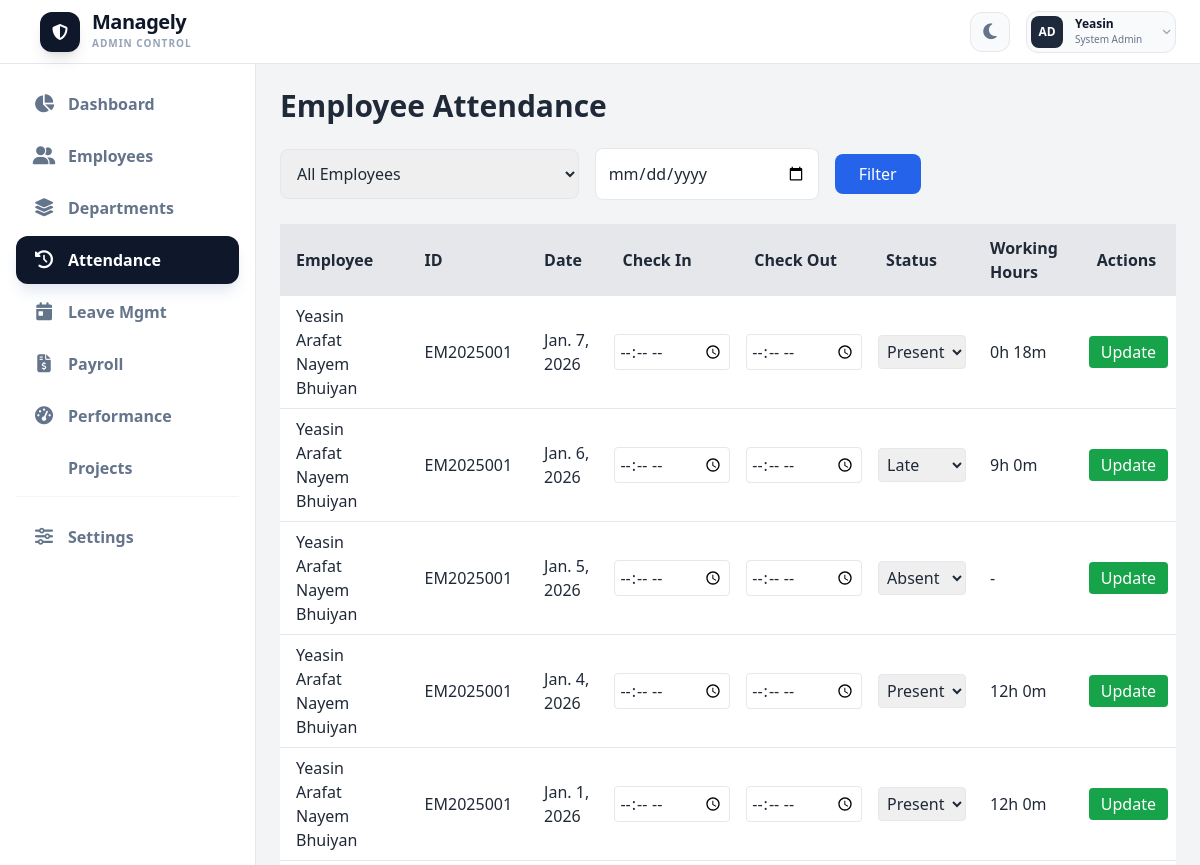
/adminportal/attendance/ (signed in, upper part), run on an earlier commit of the app's database.
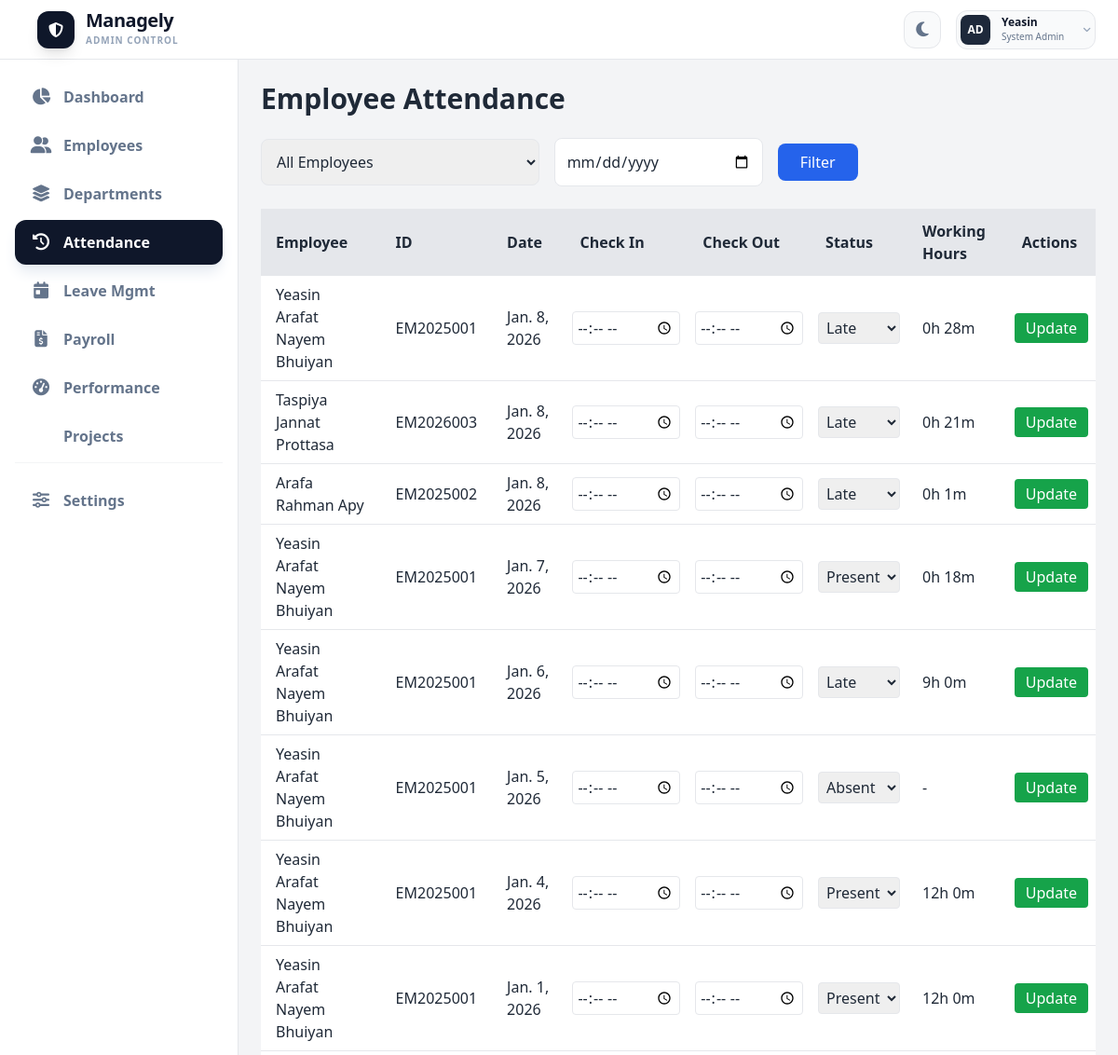
And on a later commit of the database.
### employees/models.py (models this page shows, shortened)
class Attendance(models.Model):
    STATUS_CHOICES = [
        ('Present', 'Present'),
        ('Absent', 'Absent'),
        ('Late', 'Late'),
    ]
    employee = models.ForeignKey(EmployeeProfile, on_delete=models.CASCADE)
    date = models.DateField(default=timezone.localdate)
    check_in = models.TimeField(null=True, blank=True)
    check_out = models.TimeField(null=True, blank=True)
    status = models.CharField(max_length=10, choices=STATUS_CHOICES, default='Absent')
    def working_hours(self):
        if self.check_in and self.check_out:
            check_in_dt = datetime.combine(self.date, self.check_in)
            check_out_dt = datetime.combine(self.date, self.check_out)
            diff = check_out_dt - check_in_dt
            hours = int(diff.total_seconds() // 3600)
            minutes = int((diff.total_seconds() % 3600) // 60)
            return f"{hours}h {minutes}m"
        return "-"

### accounts/models.py (models this page shows, shortened)
class EmployeeProfile(models.Model):
    employee_id = models.CharField(max_length=20, unique=True, blank=True)
    full_name = models.CharField(max_length=100, blank=True, null=True)
    phone = models.CharField(max_length=15)
    department = models.ForeignKey(
        'adminpanel.Department',
        on_delete=models.SET_NULL,
        null=True,
        blank=True,
        related_name="employees"
    )
    designation = models.CharField(max_length=50, blank=True, null=True)
    role = models.CharField(max_length=50, blank=True, null=True)
    joining_date = models.DateField(blank=True, null=True)
    avatar = models.ImageField(upload_to='avatars/', blank=True, null=True)
    gender = models.CharField(max_length=10, choices=GENDER_CHOICES, blank=True, null=True)
    password = models.CharField(max_length=128)
    temp_password = models.CharField(max_length=20, blank=True)
    first_login = models.BooleanField(default=True)
    email = models.EmailField(blank=True, null=True)
    address = models.TextField(blank=True, null=True)
    emergency_name = models.CharField(max_length=100, blank=True, null=True)
    emergency_relation = models.CharField(max_length=50, blank=True, null=True)
    emergency_contact = models.CharField(max_length=20, blank=True, null=True)
    emergency_address = models.TextField(blank=True, null=True)
    is_active = models.BooleanField(default=True)

### adminpanel/views.py (the view, shortened to what this page needs)
# urls.py: path('attendance/', views.admin_attendance_view,
@login_required(login_url='/admin/')
def admin_attendance_view(request):
    employee_id = request.GET.get("employee_id", "")
    date_filter = request.GET.get("date", "")
    attendances = Attendance.objects.select_related('employee').order_by('-date')
    if employee_id:
        attendances = attendances.filter(employee__employee_id__icontains=employee_id)
    if date_filter:
        attendances = attendances.filter(date=date_filter)
    employees = EmployeeProfile.objects.all()  # for dropdown filter
    context = {
        "attendances": attendances,
        "employees": employees,
        "employee_id": employee_id,
        "date_filter": date_filter,
    }
    return render(request, "admin_attendance.html", context)

### accounts/context_processors.py (called while the page is built, shortened)
def global_employee(request):
    employee_id = request.session.get("employee_id")
    return {
        "global_profile": None
    }

### employees/context_processors.py (called while the page is built)
def notifications_processor(request):
    if request.user.is_authenticated:
        return base_notifications(request)
    return {"notifications": [], "unread_count": 0}

### employees/views.py (called while the page is built, shortened)
def base_notifications(request):
    employee_id = request.session.get("employee_id")
    notifications = []
    unread_count = 0
    return {
        "notifications": notifications,
        "unread_count": unread_count,
    }

### adminpanel/templates/admin_attendance.html (shortened to what this page needs)
{% load static %}
<!DOCTYPE html>
<html lang="en" class="light">
<head>
    <link rel="stylesheet" href="{% static 'css/theme.css' %}">
    <script src="https://cdn.tailwindcss.com"></script>
</head>
<body class="bg-gray-100 dark:bg-gray-900 text-gray-800 dark:text-gray-100 transition-colors duration-300">
{% include 'adminsidetopbar.html' %}
<div class="ml-64 mt-16 p-6">
    <h2 class="text-3xl font-bold mb-6">Employee Attendance</h2>
    <form method="GET" class="flex flex-col md:flex-row md:items-center md:space-x-4 mb-6">
        <select name="employee_id" class="w-full md:w-1/3 p-3 rounded-lg border dark:bg-gray-700 dark:border-blue-600">
            <option value="">All Employees</option>
        </select>
        <input type="date" name="date" value="{{ date_filter }}"
            class="w-full md:w-1/4 p-3 rounded-lg border dark:bg-gray-700 dark:border-blue-600">
        <button type="submit" class="bg-blue-600 text-white px-6 py-2 rounded-lg font-medium hover:bg-blue-700 transition mt-2 md:mt-0">
            Filter
        </button>
    </form>
<div class="overflow-x-auto">
    <table class="min-w-full bg-white dark:bg-gray-800 rounded-xl shadow">
        <thead class="bg-gray-200 dark:bg-gray-700 text-gray-800 dark:text-gray-100">
            <tr>
                <th class="py-3 px-4 text-left">Employee</th>
                <th class="py-3 px-4 text-left">ID</th>
                <th class="py-3 px-4 text-left">Date</th>
                <th class="py-3 px-4 text-left">Check In</th>
                <th class="py-3 px-4 text-left">Check Out</th>
                <th class="py-3 px-4 text-left">Status</th>
                <th class="py-3 px-4 text-left">Working Hours</th>
                <th class="py-3 px-4 text-left">Actions</th>
            </tr>
        </thead>
        <tbody>
            {% for att in attendances %}
            <tr class="border-b border-gray-200 dark:border-blue-700">
                <td class="py-2 px-4">{{ att.employee.full_name }}</td>
                <td class="py-2 px-4">{{ att.employee.employee_id }}</td>
                <td class="py-2 px-4">{{ att.date }}</td>
                <form method="POST" class="flex flex-row items-center space-x-2">
                    <td class="py-2 px-2">
                        <input type="time" name="check_in" value="{{ att.check_in|default_if_none:'' }}"
                        class="w-full p-1 rounded border dark:bg-gray-700 dark:border-blue-600">
                    </td>
                    <td class="py-2 px-2">
                        <input type="time" name="check_out" value="{{ att.check_out|default_if_none:'' }}"
                          class="w-full p-1 rounded border dark:bg-gray-700 dark:border-blue-600">
                    </td>
                    <td class="py-2 px-2">
                        <select name="status" class="p-1 rounded border dark:bg-gray-700 dark:border-blue-600">
    <option value="Present" {% if att.status == "Present" %}selected{% endif %}>Present</option>
    <option value="Absent" {% if att.status == "Absent" %}selected{% endif %}>Absent</option>
    <option value="Late" {% if att.status == "Late" %}selected{% endif %}>Late</option>
</select>
                    </td>
                    <td class="py-2 px-4">{{ att.working_hours }}</td>
                    <td class="py-2 px-2">
                        <button type="submit" class="bg-green-600 hover:bg-green-700 text-white px-3 py-1 rounded">Update</button>
                    </td>
                </form>
            </tr>
            {% empty %}
            <tr>
                <td colspan="8" class="py-4 text-center text-gray-600 dark:text-gray-300">No records found.</td>
            </tr>
            {% endfor %}
        </tbody>
    </table>
</div>
</div>
</body>
</html>

### adminpanel/templates/adminsidetopbar.html (shortened to what this page needs)
{% load static %}
<!DOCTYPE html>
<html lang="en">
<head>
  <link rel="stylesheet" href="{% static 'css/theme.css' %}">
  <script src="https://cdn.tailwindcss.com"></script>
  <link rel="stylesheet" href="https://cdnjs.cloudflare.com/ajax/libs/font-awesome/6.5.1/css/all.min.css">
</head>
<body class="bg-gray-100 dark:bg-slate-950 text-slate-800 dark:text-slate-100 transition-colors duration-300">
<header class="fixed top-0 left-0 right-0 h-16 bg-white dark:bg-slate-900 border-b border-gray-200 dark:border-slate-800 flex items-center justify-between px-6 z-50">
  <div class="flex items-center space-x-4">
    <div class="flex items-center space-x-3">
      <div class="w-10 h-10 bg-slate-900 dark:bg-slate-100 rounded-xl flex items-center justify-center shadow-lg transition-transform hover:scale-105">
        <i class="fas fa-shield-halved text-white dark:text-slate-900"></i>
      </div>
      <div class="hidden sm:block">
        <h1 class="text-xl font-black tracking-tight text-slate-900 dark:text-white leading-none">Managely</h1>
        <p class="text-[10px] uppercase font-bold tracking-widest text-slate-400 mt-1">Admin Control</p>
      </div>
    </div>
  </div>
  <div class="flex items-center space-x-2 md:space-x-4">
    <button id="theme-toggle" class="w-10 h-10 flex items-center justify-center rounded-xl bg-gray-50 dark:bg-slate-800 text-slate-500 dark:text-slate-400 hover:text-slate-900 dark:hover:text-white border border-gray-200 dark:border-slate-700 transition-all">
      <i id="theme-icon" class="fas fa-moon text-lg"></i>
    </button>
    <div class="relative">
      <button id="profile-dropdown-btn" class="flex items-center p-1 md:space-x-3 focus:outline-none group bg-gray-50 dark:bg-slate-800/50 rounded-xl border border-gray-200 dark:border-slate-700">
        <div class="w-8 h-8 bg-slate-800 dark:bg-slate-600 rounded-lg flex items-center justify-center shadow-inner">
          <span class="text-white font-bold text-xs uppercase">{{ user.username|slice:":2"|default:"AD" }}</span>
        </div>
        <div class="hidden md:block text-left pr-2">
          <p class="text-xs font-black text-slate-900 dark:text-white">{{ user.get_full_name|default:"Administrator" }}</p>
          <p class="text-[10px] text-slate-500 font-medium">System Admin</p>
        </div>
        <i class="fas fa-angle-down text-[10px] text-slate-400 mr-1 hidden md:block"></i>
      </button>
    </div>
  </div>
</header>
<aside id="sidebar" class="fixed top-16 left-0 w-64 bg-white dark:bg-slate-900 border-r border-gray-200 dark:border-slate-800 h-[calc(100vh-4rem)] z-30 transform -translate-x-full md:translate-x-0 transition-transform duration-300 overflow-y-auto">
  <nav class="p-4">
    <ul class="space-y-1" id="nav-list">
      <li>
        <a href="{% url 'admin_dashboard' %}" class="nav-link flex items-center px-4 py-3 rounded-xl transition-all group">
          <i class="fas fa-chart-pie w-6 text-center text-lg"></i><span class="ml-3 font-semibold">Dashboard</span>
        </a>
      </li>
      <li>
        <a href="{% url 'admin_employee_list' %}" class="nav-link flex items-center px-4 py-3 rounded-xl transition-all group">
          <i class="fas fa-user-group w-6 text-center text-lg"></i><span class="ml-3 font-semibold">Employees</span>
        </a>
      </li>
      <li>
        <a href="{% url 'admin_department_list' %}" class="nav-link flex items-center px-4 py-3 rounded-xl transition-all group">
          <i class="fas fa-layer-group w-6 text-center text-lg"></i><span class="ml-3 font-semibold">Departments</span>
        </a>
      </li>
      <li>
        <a href="{% url 'admin_attendance_list' %}" class="nav-link flex items-center px-4 py-3 rounded-xl transition-all group">
          <i class="fas fa-clock-rotate-left w-6 text-center text-lg"></i><span class="ml-3 font-semibold">Attendance</span>
        </a>
      </li>
      <li>
        <a href="{% url 'admin_leave_list' %}" class="nav-link flex items-center px-4 py-3 rounded-xl transition-all group">
          <i class="fas fa-calendar-day w-6 text-center text-lg"></i><span class="ml-3 font-semibold">Leave Mgmt</span>
        </a>
      </li>
      <li>
        <a href="{% url 'admin_payroll' %}" class="nav-link flex items-center px-4 py-3 rounded-xl transition-all group">
          <i class="fas fa-file-invoice-dollar w-6 text-center text-lg"></i><span class="ml-3 font-semibold">Payroll</span>
        </a>
      </li>
      <li>
        <a href="{% url 'admin_performance_list' %}" class="nav-link flex items-center px-4 py-3 rounded-xl transition-all group">
          <i class="fas fa-gauge-high w-6 text-center text-lg"></i><span class="ml-3 font-semibold">Performance</span>
        </a>
      </li>
      <li>
        <a href="{% url 'admin_project_list'%}" class="nav-link flex items-center px-4 py-3 rounded-xl transition-all group">
          <span class="ml-3 font-semibold">Projects</span>
        </a>
      </li>
      <li class="pt-4 mt-4 border-t border-gray-100 dark:border-slate-800">
        <a href="{% url 'admin_settings' %}" class="nav-link flex items-center px-4 py-3 rounded-xl transition-all group">
          <i class="fas fa-sliders w-6 text-center text-lg"></i><span class="ml-3 font-semibold">Settings</span>
        </a>
      </li>
    </ul>
  </nav>
</aside>
</body>
</html>

### static/css/theme.css (style rules this page uses)
body { box-sizing: border-box; }
.light { --bg-primary: #ffffff; --bg-secondary: #f8fafc; --bg-tertiary: #f1f5f9; --text-primary: #1e293b; --text-secondary: #64748b; --border-color: #e2e8f0; --shadow: rgba(0, 0, 0, 0.1); }

What changed in the data, as far as the page shows it:
added Attendance: employee.full_name "Yeasin Arafat Nayem Bhuiyan", employee.employee_id "EM2025001", date "Jan. 8, 2026", status "Late", working_hours "0h 28m"
added Attendance: employee.full_name "Taspiya Jannat Prottasa", employee.employee_id "EM2026003", date "Jan. 8, 2026", status "Late", working_hours "0h 21m"
added Attendance: employee.full_name "Arafa Rahman Apy", employee.employee_id "EM2025002", date "Jan. 8, 2026", status "Late", working_hours "0h 1m"
